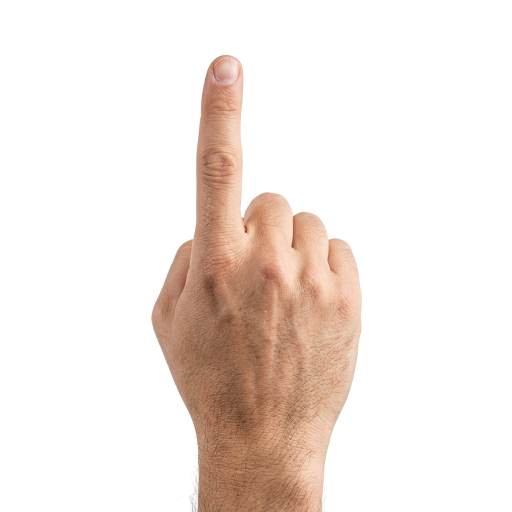
#> input picture assets/signs/num-1.png, 1024 x 1024 px, found by its file name (shown at 1/2 size); its folder holds 8 pictures in this run
$ python generate_expanded_vocab_signs.py
#> lines starting #> are read from the running program, lines starting #| are printed output that depends on the picture; pictures that were not available may be replaced by others from this repository, and a replacement may not be noted
"""Generate the 22 new ESL vocabulary sign illustrations using transparent base hands.
Uses only high-resolution transparent cutouts (num-1 through num-5).
"""
from pathlib import Path
import math
from PIL import Image, ImageDraw

CANVAS_SIZE = 800
OUTPUT_SIZE = 400
SIGNS_DIR = Path("assets/signs")

CYAN = (0, 188, 212, 255)
GOLD = (245, 158, 11, 255)

def create_canvas() -> Image.Image:
    return Image.new("RGBA", (CANVAS_SIZE, CANVAS_SIZE), (0, 0, 0, 0))

def load_base(filename: str) -> Image.Image:
#> called with filename = 'num-1.png'
    path = SIGNS_DIR / filename
    return Image.open(path).convert("RGBA")
#> returned value is the input picture: PIL image 1024x1024 RGBA; mean R, G, B, A 238.3, 228.5, 222.5, 55.3
#> call 2 of load_base, with filename = 'num-2.png'
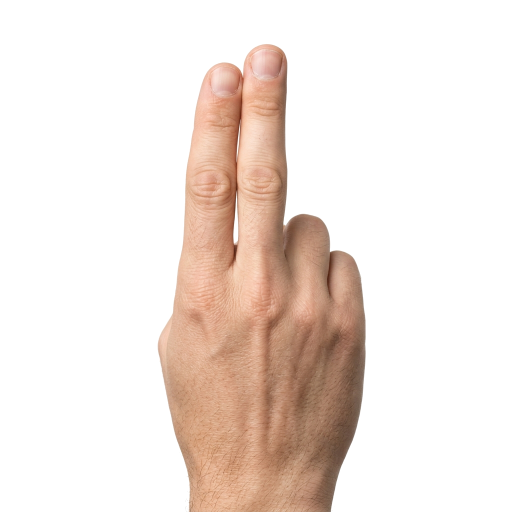
#> input picture assets/signs/num-2.png, 1024 x 1024 px, found by its file name (shown at 1/2 size)
#> in load_base, returned value is the input picture: PIL image 1024x1024 RGBA; mean R, G, B, A 240.1, 228.3, 221.6, 65.6
#> call 3 of load_base, with filename = 'num-3.png'
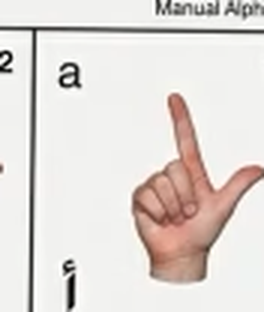
#> input picture assets/signs/letter-alif.png, 264 x 312 px, given in place of num-3.png, which was not available
#> in load_base, returned value is the input picture: PIL image 264x312 RGBA; mean R, G, B, A 225.5, 218.9, 214.9, 255
#> call 4 of load_base, with filename = 'num-4.png'
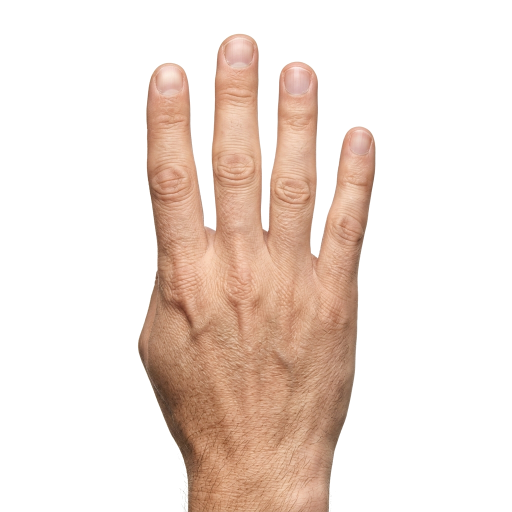
#> input picture assets/signs/num-4.png, 1024 x 1024 px, found by its file name (shown at 1/2 size)
#> in load_base, returned value is the input picture: PIL image 1024x1024 RGBA; mean R, G, B, A 238.7, 224.1, 215.7, 77.9
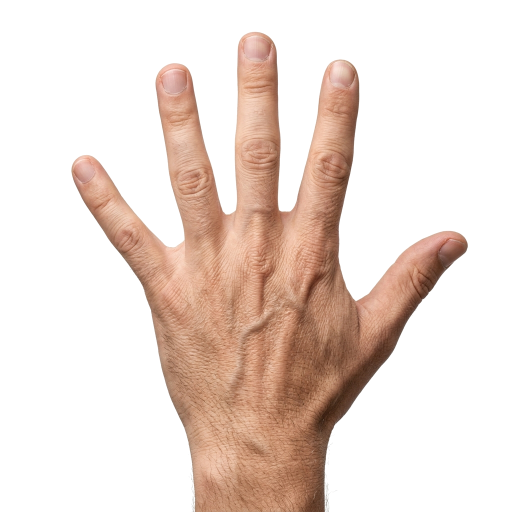
#> input picture assets/signs/num-5.png, 1024 x 1024 px, found by its file name (shown at 1/2 size)
#> in load_base, returned value is the input picture: PIL image 1024x1024 RGBA; mean R, G, B, A 234.7, 219.1, 210.9, 81.4
#> in generate_all, `c = create_canvas()`: c: PIL image 800x800 RGBA; every value is 0

def scale_hand(im: Image.Image, height: int) -> Image.Image:
#> called with height = 500
    w, h = im.size
#> w = 1362; h = 1362
    new_w = max(1, int(w * (height / h)))
#> new_w = 500
    return im.resize((new_w, height), Image.Resampling.LANCZOS)
#> returned value: PIL image 500x500 RGBA

def rotate_hand(im: Image.Image, angle: float) -> Image.Image:
    return im.rotate(angle, resample=Image.Resampling.BICUBIC, expand=True)

def mirror_hand(im: Image.Image) -> Image.Image:
    return im.transpose(Image.FLIP_LEFT_RIGHT)

def paste_hand(canvas: Image.Image, hand: Image.Image, cx: int, cy: int) -> None:
#> called with cx = 400, cy = 420
    hw, hh = hand.size
#> hw = 500; hh = 500
    x = int(cx - hw / 2)
#> x = 150
    y = int(cy - hh / 2)
#> y = 170
    canvas.alpha_composite(hand, (x, y))

def draw_arrow(draw: ImageDraw.ImageDraw, start: tuple[float, float], end: tuple[float, float],
               width: int = 14, head_len: int = 40, head_w: int = 34, color: tuple = CYAN) -> None:
    x1, y1 = start
    x2, y2 = end
    dx = x2 - x1
    dy = y2 - y1
    dist = math.hypot(dx, dy)
    if dist < 1:
        return
    ux = dx / dist
    uy = dy / dist
    bx = x2 - ux * head_len
    by = y2 - uy * head_len
    draw.line([(x1, y1), (bx, by)], fill=color, width=width)
    nx = -uy
    ny = ux
    cx = bx - ux * (head_len * 0.15)
    cy = by - uy * (head_len * 0.15)
    p1 = (x2, y2)
    p2 = (bx + nx * head_w, by + ny * head_w)
    p3 = (cx, cy)
    p4 = (bx - nx * head_w, by - ny * head_w)
    draw.polygon([p1, p2, p3, p4], fill=color)

def draw_arc_arrow(draw: ImageDraw.ImageDraw, cx: int, cy: int, r: int,
                   start_deg: float, end_deg: float, width: int = 14, color: tuple = CYAN) -> None:
    pts = []
    steps = 30
    rad_start = math.radians(start_deg)
    rad_end = math.radians(end_deg)
    for i in range(steps + 1):
        ang = rad_start + (rad_end - rad_start) * (i / steps)
        pts.append((cx + r * math.cos(ang), cy + r * math.sin(ang)))
    draw.line(pts, fill=color, width=width)
    if len(pts) >= 2:
        draw_arrow(draw, pts[-2], pts[-1], width=width, head_len=36, head_w=30, color=color)

def save_sign(canvas: Image.Image, filename: str) -> None:
#> called with filename = 'sign-ahmar.png'
    out = canvas.resize((OUTPUT_SIZE, OUTPUT_SIZE), Image.Resampling.LANCZOS)
    out_path = SIGNS_DIR / filename
    out.save(out_path, "PNG", optimize=True)
    print(f"Generated clean sign {filename}")

def generate_all():
    h1 = load_base("num-1.png")
    h2 = load_base("num-2.png")
    h3 = load_base("num-3.png")
    h4 = load_base("num-4.png")
    h5 = load_base("num-5.png")

    # 1. ahmar (أحمر)
    c = create_canvas()
    d = ImageDraw.Draw(c)
    paste_hand(c, scale_hand(rotate_hand(h1, -25), 500), 400, 420)
    draw_arrow(d, (420, 240), (420, 420), width=16, head_len=45, head_w=36)
    save_sign(c, "sign-ahmar.png")

    # 2. azraq (أزرق)
    c = create_canvas()
    d = ImageDraw.Draw(c)
    paste_hand(c, scale_hand(rotate_hand(h5, 90), 460), 380, 400)
    draw_arrow(d, (240, 600), (560, 600), width=16, head_len=45, head_w=36)
    save_sign(c, "sign-azraq.png")

    # 3. asfar (أصفر)
    c = create_canvas()
    d = ImageDraw.Draw(c)
    paste_hand(c, scale_hand(rotate_hand(h2, -15), 480), 420, 410)
    draw_arrow(d, (260, 300), (360, 300), width=14, head_len=40, head_w=32)
    save_sign(c, "sign-asfar.png")

    # 4. akhdar (أخضر)
    c = create_canvas()
    d = ImageDraw.Draw(c)
    paste_hand(c, scale_hand(h5, 500), 400, 450)
    draw_arrow(d, (400, 620), (400, 200), width=16, head_len=50, head_w=40)
    save_sign(c, "sign-akhdar.png")

    # 5. abyad (أبيض)
    c = create_canvas()
    d = ImageDraw.Draw(c)
    paste_hand(c, scale_hand(rotate_hand(h5, -25), 480), 400, 420)
    draw_arrow(d, (480, 520), (320, 240), width=16, head_len=48, head_w=38)
    save_sign(c, "sign-abyad.png")

    # 6. aswad (أسود)
    c = create_canvas()
    d = ImageDraw.Draw(c)
    paste_hand(c, scale_hand(rotate_hand(h1, 65), 460), 400, 400)
#> in paste_hand (call 6), `hw, hh = hand.size`: hw = 460
#> in paste_hand (call 6), `x = int(cx - hw / 2)`: x = 170
#> in paste_hand (call 6), `canvas.alpha_composite(hand, (x, y))`:
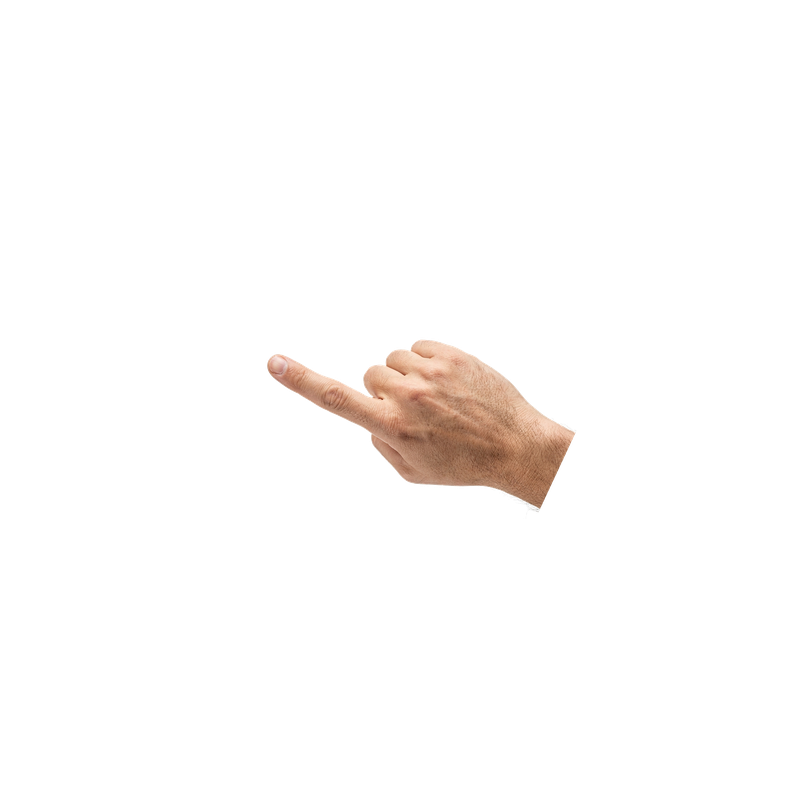
#> canvas: PIL image 800x800 RGBA; mean R, G, B, A 8.4, 6.5, 5.4, 10.3; transparent parts drawn white
    draw_arc_arrow(d, 400, 400, 180, 180, 320, width=15)
    save_sign(c, "sign-aswad.png")

    # 7. doctor (دكتور)
    c = create_canvas()
    d = ImageDraw.Draw(c)
    h_wrist = scale_hand(rotate_hand(h5, 90), 380)
    h_tap = scale_hand(rotate_hand(h2, -45), 420)
    paste_hand(c, h_wrist, 320, 500)
    paste_hand(c, h_tap, 480, 340)
    draw_arrow(d, (520, 240), (440, 380), width=15, head_len=42, head_w=34)
    save_sign(c, "sign-doctor.png")

    # 8. mostashfa (مستشفى)
    c = create_canvas()
    d = ImageDraw.Draw(c)
    paste_hand(c, scale_hand(h1, 480), 400, 420)
    draw_arrow(d, (400, 190), (400, 360), width=16, head_len=45, head_w=36)
    draw_arrow(d, (250, 270), (550, 270), width=16, head_len=45, head_w=36)
    save_sign(c, "sign-mostashfa.png")

    # 9. taaban (تعبان)
    c = create_canvas()
    d = ImageDraw.Draw(c)
    paste_hand(c, scale_hand(rotate_hand(h5, 45), 460), 400, 400)
#> in rotate_hand (call 8), `return im.rotate(angle, resample=Image.Resampling.BICUBIC, expand=True)`:
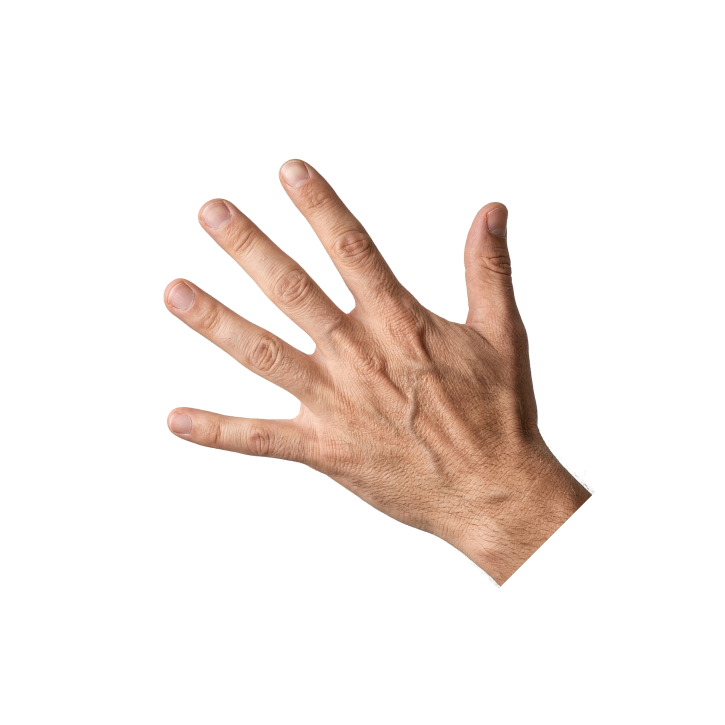
#> returned value: PIL image 1450x1450 RGBA (shown at 1/2 size); mean R, G, B, A 30.8, 23, 19, 40.6; transparent parts drawn white
#> in scale_hand (call 10), `w, h = im.size`: w = 1450
#> in scale_hand (call 10), `new_w = max(1, int(w * (height / h)))`: new_w = 460
#> in scale_hand (call 10), `return im.resize((new_w, height), Image.Resampling.LANCZOS)`:
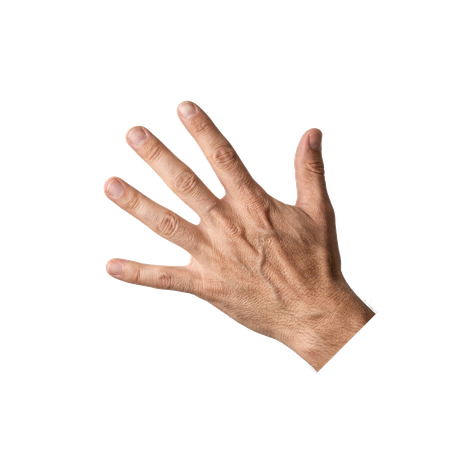
#> returned value: PIL image 460x460 RGBA; mean R, G, B, A 32.9, 24.9, 20.8, 40.6; transparent parts drawn white
    draw_arrow(d, (400, 220), (400, 560), width=16, head_len=48, head_w=38)
    save_sign(c, "sign-taaban.png")

    # 10. wagaa (وجع)
    c = create_canvas()
    d = ImageDraw.Draw(c)
    h_left = scale_hand(rotate_hand(h1, -30), 400)
    h_right = mirror_hand(h_left)
    paste_hand(c, h_left, 280, 400)
    paste_hand(c, h_right, 520, 400)
    draw_arrow(d, (280, 540), (280, 440), width=14, head_len=36, head_w=30)
    draw_arrow(d, (520, 440), (520, 540), width=14, head_len=36, head_w=30)
    save_sign(c, "sign-wagaa.png")

    # 11. dawa (دوا)
    c = create_canvas()
    d = ImageDraw.Draw(c)
    paste_hand(c, scale_hand(rotate_hand(h1, -30), 460), 400, 420)
    draw_arrow(d, (460, 440), (320, 260), width=16, head_len=45, head_w=36)
    save_sign(c, "sign-dawa.png")

    # 12. esaaf (إسعاف)
    c = create_canvas()
    d = ImageDraw.Draw(c)
    paste_hand(c, scale_hand(h5, 440), 400, 460)
    draw_arc_arrow(d, 400, 280, 140, 30, 240, width=16)
    save_sign(c, "sign-esaaf.png")

    # 13. qamees (قميص)
    c = create_canvas()
    d = ImageDraw.Draw(c)
    h_l = scale_hand(rotate_hand(h1, -15), 380)
    h_r = mirror_hand(h_l)
    paste_hand(c, h_l, 300, 400)
    paste_hand(c, h_r, 500, 400)
    draw_arrow(d, (300, 480), (220, 480), width=14, head_len=38, head_w=30)
    draw_arrow(d, (500, 480), (580, 480), width=14, head_len=38, head_w=30)
    save_sign(c, "sign-qamees.png")

    # 14. bantalon (بنطلون)
    c = create_canvas()
    d = ImageDraw.Draw(c)
    h_l = scale_hand(rotate_hand(h5, 180), 400)
    h_r = mirror_hand(h_l)
    paste_hand(c, h_l, 310, 380)
    paste_hand(c, h_r, 490, 380)
    draw_arrow(d, (310, 340), (310, 600), width=15, head_len=44, head_w=34)
    draw_arrow(d, (490, 340), (490, 600), width=15, head_len=44, head_w=34)
    save_sign(c, "sign-bantalon.png")

    # 15. fostan (فستان)
    c = create_canvas()
    d = ImageDraw.Draw(c)
    h_l = scale_hand(rotate_hand(h5, 140), 400)
    h_r = mirror_hand(h_l)
    paste_hand(c, h_l, 310, 360)
    paste_hand(c, h_r, 490, 360)
    draw_arrow(d, (310, 380), (200, 620), width=15, head_len=45, head_w=36)
    draw_arrow(d, (490, 380), (600, 620), width=15, head_len=45, head_w=36)
    save_sign(c, "sign-fostan.png")

    # 16. tarha (طرحة)
    c = create_canvas()
    d = ImageDraw.Draw(c)
    h_l = scale_hand(rotate_hand(h5, -30), 380)
    h_r = mirror_hand(h_l)
    paste_hand(c, h_l, 280, 380)
    paste_hand(c, h_r, 520, 380)
    draw_arc_arrow(d, 400, 480, 160, 180, 0, width=15)
    save_sign(c, "sign-tarha.png")

    # 17. saaa (ساعة)
    c = create_canvas()
    d = ImageDraw.Draw(c)
    h_wrist = scale_hand(rotate_hand(h5, 90), 380)
    h_tap = scale_hand(rotate_hand(h1, -60), 420)
    paste_hand(c, h_wrist, 320, 480)
    paste_hand(c, h_tap, 460, 340)
    draw_arrow(d, (480, 240), (420, 380), width=15, head_len=42, head_w=34)
    save_sign(c, "sign-saaa.png")

    # 18. aamel-eh (عامل إيه؟)
    c = create_canvas()
    d = ImageDraw.Draw(c)
    h_l = scale_hand(h5, 400)
    h_r = mirror_hand(h_l)
    paste_hand(c, h_l, 290, 420)
    paste_hand(c, h_r, 510, 420)
    draw_arrow(d, (240, 580), (340, 580), width=14, head_len=36, head_w=28)
    draw_arrow(d, (560, 580), (460, 580), width=14, head_len=36, head_w=28)
    save_sign(c, "sign-aamel-eh.png")

    # 19. tamam (تمام)
    c = create_canvas()
    d = ImageDraw.Draw(c)
    paste_hand(c, scale_hand(rotate_hand(h1, -10), 480), 400, 430)
    draw_arrow(d, (400, 600), (400, 240), width=16, head_len=50, head_w=40)
    save_sign(c, "sign-tamam.png")

    # 20. alhamdulillah (الحمد لله)
    c = create_canvas()
    d = ImageDraw.Draw(c)
    paste_hand(c, scale_hand(rotate_hand(h5, -20), 480), 400, 420)
    draw_arrow(d, (420, 260), (420, 520), width=16, head_len=48, head_w=38)
    save_sign(c, "sign-alhamdulillah.png")

    # 21. mesh-faahem (مش فاهم)
    c = create_canvas()
    d = ImageDraw.Draw(c)
    paste_hand(c, scale_hand(rotate_hand(h1, -40), 480), 400, 420)
    draw_arrow(d, (380, 360), (560, 280), width=16, head_len=46, head_w=36)
    save_sign(c, "sign-mesh-faahem.png")

    # 22. wahda-wahda (واحدة واحدة)
    c = create_canvas()
    d = ImageDraw.Draw(c)
    paste_hand(c, scale_hand(rotate_hand(h1, 20), 470), 400, 400)
    draw_arrow(d, (400, 240), (400, 380), width=14, head_len=36, head_w=30)
    draw_arrow(d, (400, 440), (400, 580), width=14, head_len=36, head_w=30)
    save_sign(c, "sign-wahda-wahda.png")

    print("Generated all 22 clean signs successfully!")

if __name__ == "__main__":
    generate_all()
